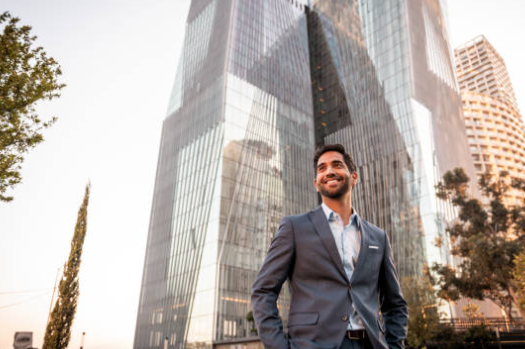
#> input picture images/test.png, 525 x 349 px
$ python essentialfunctions.py
#> lines starting #> are read from the running program, lines starting #| are printed output that depends on the picture; after the words box and inside, x2 and y2 are one past the last pixel; in counts of white or black regions, pixels touching at a corner belong together
import cv2 as cv
import numpy as np


# making a image grayscale
img= cv.imread("images/test.png")
#> img is the input picture: shape (349, 525, 3); mean B, G, R 167.1, 172.6, 181.3
cv.imshow("original",img)

gray=cv.cvtColor(img,cv.COLOR_BGR2GRAY)
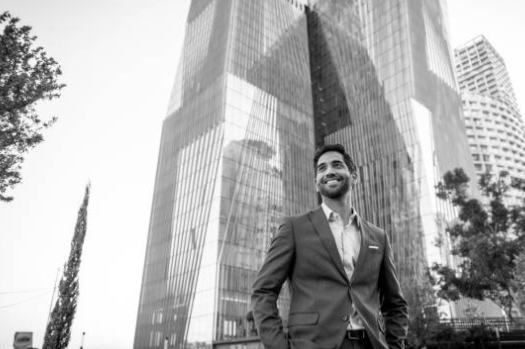
#> gray: shape (349, 525); min 0, max 255, mean 174.6


#blurring an image
blur=cv.GaussianBlur(img, (3,3),cv.BORDER_DEFAULT ) # (3,3) is kernel size


#how to do edge cascade (edge detection)
canny=cv.Canny(img,125,175)
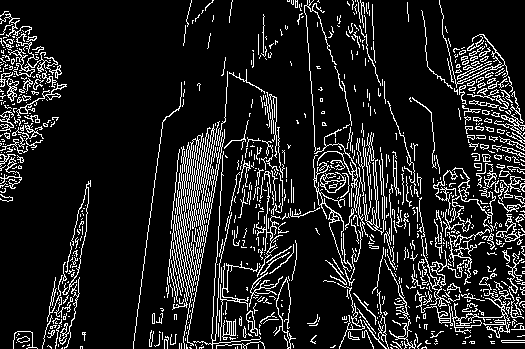
#> canny: shape (349, 525); 12.7% white in thin lines or dots


#here we apply the canny edge detection on the blurred image so that minute edges are not detected
canny2=cv.Canny(blur,125,175)
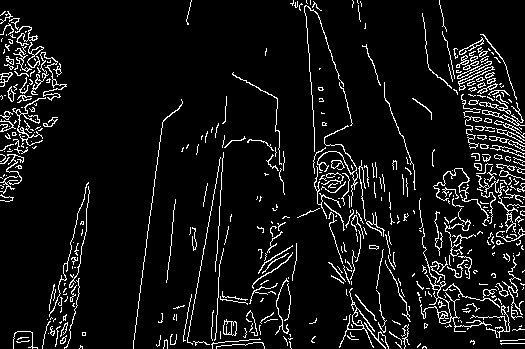
#> canny2: shape (349, 525); 7.5% white in thin lines or dots
cv.imshow("edge detection",canny2)


cv.waitKey(0)

#dilating an image (which is adding pixels to the boundry of an image )
dilated= cv.dilate(canny2 ,(7,7),iterations=3)
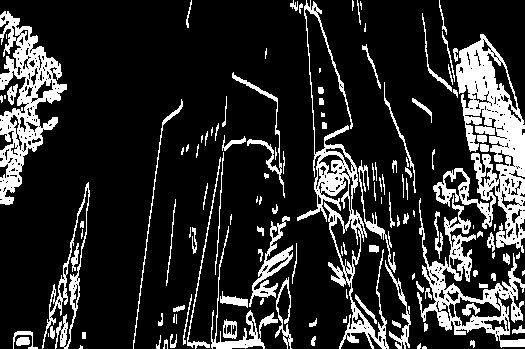
#> dilated: shape (349, 525); 17.6% white; 132 white regions (38 under 20 px), largest, box (x1, y1, x2, y2) and area: (433, 34, 525, 253) 7707, (0, 11, 67, 205) 4889, (297, 0, 389, 349) 4159

# eroding an image (direct opposite of dilating , that is thinning out pixels of boundry of an image)
erode= cv.erode(canny2 ,(7,7),iterations=3)
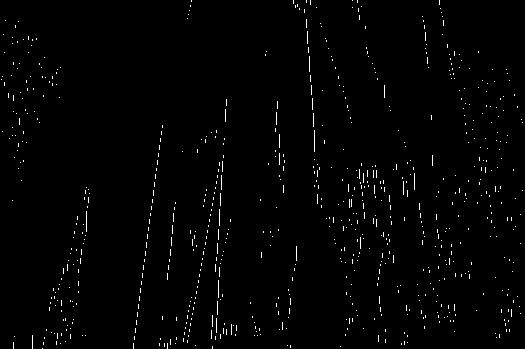
#> erode: shape (349, 525); 1.2% white in thin lines or dots


#resizing (using cv.resize)

resized=(img,(400,400))


#image cropping
cropped=img[50:200,200:400]  # 50 to 199 rows and 200 to 399 columns  just list slicing
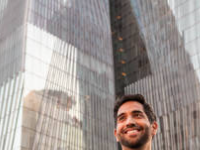
#> cropped: shape (150, 200, 3); mean B, G, R 148.8, 152, 160.2
